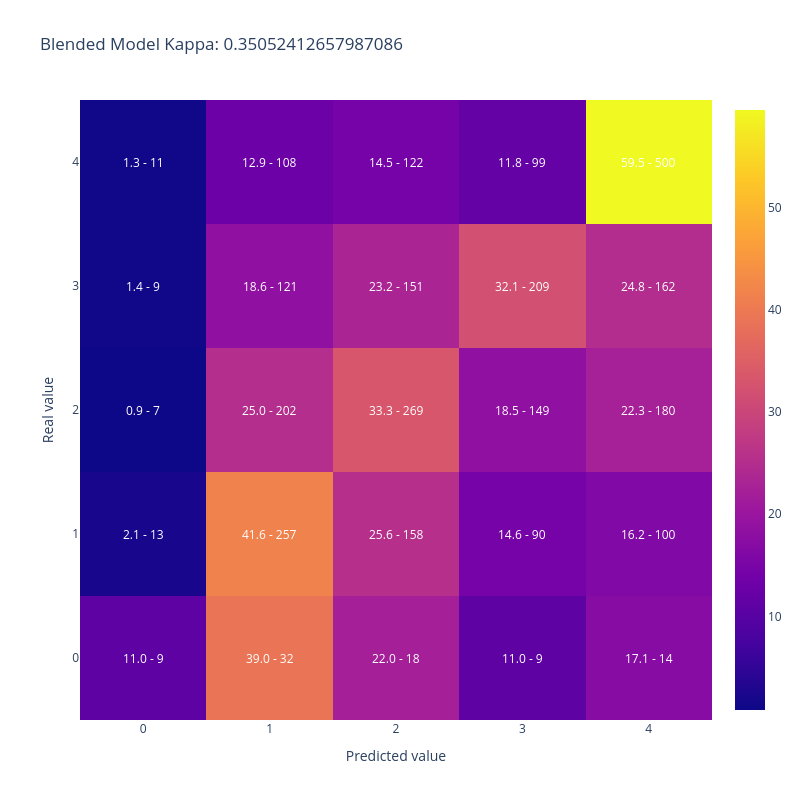

Notebook code for this chart:
### Code cell
plot_confusion_matrix(merged_datasets['AdoptionSpeed'],
                      merged_datasets['blend_pred_score'].apply(np.argmax), 
                    title = 'Blended Model Kappa: ' + str(cohen_kappa_score(merged_datasets['AdoptionSpeed'],
                                                                   merged_datasets['blend_pred_score'].apply(np.argmax), 
                                                                    weights='quadratic')))

### Figure 1 — Plotly figure (JSON) as saved in the notebook; plotly's stock layout.template omitted (floating-point values rounded to 4 significant figures)
{"data": [{"type": "heatmap", "x": [0, 1, 2, 3, 4], "y": [0, 1, 2, 3, 4], "z": [[10.98, 39.02, 21.95, 10.98, 17.07], [2.104, 41.59, 25.57, 14.56, 16.18], [0.8674, 25.03, 33.33, 18.46, 22.3], [1.38, 18.56, 23.16, 32.06, 24.85], [1.31, 12.86, 14.52, 11.79, 59.52]]}], "layout": {"annotations": [{"font": {"color": "white"}, "showarrow": false, "text": "11.0 - 9", "x": 0, "xref": "x", "y": 0, "yref": "y"}, {"font": {"color": "white"}, "showarrow": false, "text": "39.0 - 32", "x": 1, "xref": "x", "y": 0, "yref": "y"}, {"font": {"color": "white"}, "showarrow": false, "text": "22.0 - 18", "x": 2, "xref": "x", "y": 0, "yref": "y"}, {"font": {"color": "white"}, "showarrow": false, "text": "11.0 - 9", "x": 3, "xref": "x", "y": 0, "yref": "y"}, {"font": {"color": "white"}, "showarrow": false, "text": "17.1 - 14", "x": 4, "xref": "x", "y": 0, "yref": "y"}, {"font": {"color": "white"}, "showarrow": false, "text": "2.1 - 13", "x": 0, "xref": "x", "y": 1, "yref": "y"}, {"font": {"color": "white"}, "showarrow": false, "text": "41.6 - 257", "x": 1, "xref": "x", "y": 1, "yref": "y"}, {"font": {"color": "white"}, "showarrow": false, "text": "25.6 - 158", "x": 2, "xref": "x", "y": 1, "yref": "y"}, {"font": {"color": "white"}, "showarrow": false, "text": "14.6 - 90", "x": 3, "xref": "x", "y": 1, "yref": "y"}, {"font": {"color": "white"}, "showarrow": false, "text": "16.2 - 100", "x": 4, "xref": "x", "y": 1, "yref": "y"}, {"font": {"color": "white"}, "showarrow": false, "text": "0.9 - 7", "x": 0, "xref": "x", "y": 2, "yref": "y"}, {"font": {"color": "white"}, "showarrow": false, "text": "25.0 - 202", "x": 1, "xref": "x", "y": 2, "yref": "y"}, {"font": {"color": "white"}, "showarrow": false, "text": "33.3 - 269", "x": 2, "xref": "x", "y": 2, "yref": "y"}, {"font": {"color": "white"}, "showarrow": false, "text": "18.5 - 149", "x": 3, "xref": "x", "y": 2, "yref": "y"}, {"font": {"color": "white"}, "showarrow": false, "text": "22.3 - 180", "x": 4, "xref": "x", "y": 2, "yref": "y"}, {"font": {"color": "white"}, "showarrow": false, "text": "1.4 - 9", "x": 0, "xref": "x", "y": 3, "yref": "y"}, {"font": {"color": "white"}, "showarrow": false, "text": "18.6 - 121", "x": 1, "xref": "x", "y": 3, "yref": "y"}, {"font": {"color": "white"}, "showarrow": false, "text": "23.2 - 151", "x": 2, "xref": "x", "y": 3, "yref": "y"}, {"font": {"color": "white"}, "showarrow": false, "text": "32.1 - 209", "x": 3, "xref": "x", "y": 3, "yref": "y"}, {"font": {"color": "white"}, "showarrow": false, "text": "24.8 - 162", "x": 4, "xref": "x", "y": 3, "yref": "y"}, {"font": {"color": "white"}, "showarrow": false, "text": "1.3 - 11", "x": 0, "xref": "x", "y": 4, "yref": "y"}, {"font": {"color": "white"}, "showarrow": false, "text": "12.9 - 108", "x": 1, "xref": "x", "y": 4, "yref": "y"}, {"font": {"color": "white"}, "showarrow": false, "text": "14.5 - 122", "x": 2, "xref": "x", "y": 4, "yref": "y"}, {"font": {"color": "white"}, "showarrow": false, "text": "11.8 - 99", "x": 3, "xref": "x", "y": 4, "yref": "y"}, {"font": {"color": "white"}, "showarrow": false, "text": "59.5 - 500", "x": 4, "xref": "x", "y": 4, "yref": "y"}], "height": 800, "title": {"text": "Blended Model Kappa: 0.35052412657987086"}, "width": 800, "xaxis": {"title": {"text": "Predicted value"}}, "yaxis": {"title": {"text": "Real value"}}}}
